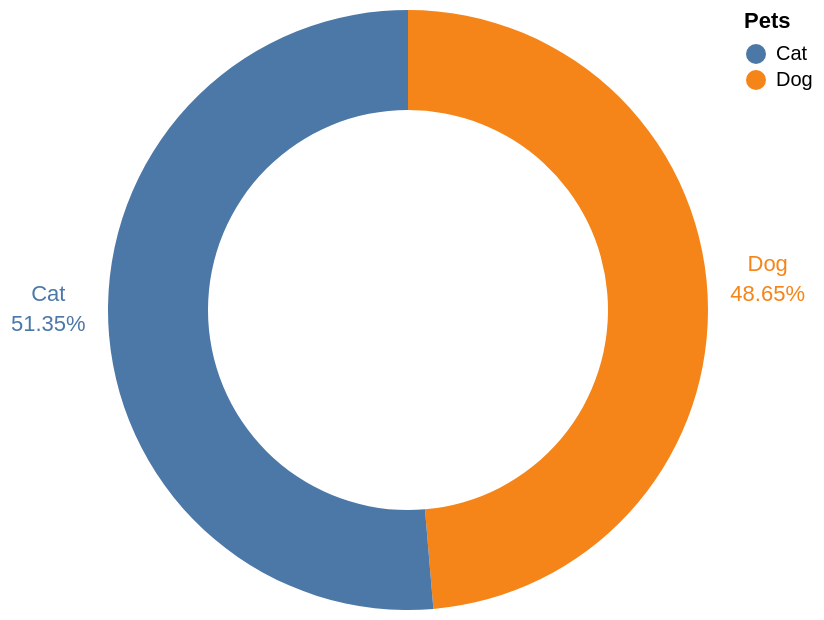

Source (Vega-Lite JSON):
### Vega-Lite specification from a JSON file in a GitHub repository (floating-point values rounded to 4 significant figures)
{"$schema": "https://vega.github.io/schema/vega-lite/v5.json", "config": {"view": {"stroke": ""}}, "width": 300, "height": 300, "description": "Overview of Dogs and Cats in US", "data": {"values": [{"Pets": "Dog", "value": 0.4865, "population": 69294}, {"Pets": "Cat", "value": 0.5135, "population": 73147}]}, "mark": {"type": "arc", "innerRadius": 100}, "encoding": {"theta": {"field": "value", "type": "quantitative", "stack": true, "scale": {"reverse": true}}, "color": {"field": "Pets", "type": "nominal"}, "tooltip": [{"field": "Pets", "type": "nominal", "title": "Pet"}, {"field": "population", "type": "quantitative", "format": ",", "title": "Pets Population (1000s)"}]}, "layer": [{"mark": {"type": "arc", "innerRadius": 100}}, {"mark": {"type": "text", "radius": 180}, "encoding": {"text": {"field": "value", "type": "quantitative", "format": ".2%"}}}, {"mark": {"type": "text", "radius": 180, "dy": -15}, "encoding": {"text": {"field": "Pets", "type": "nominal", "fontWeight": "bold"}}}]}
